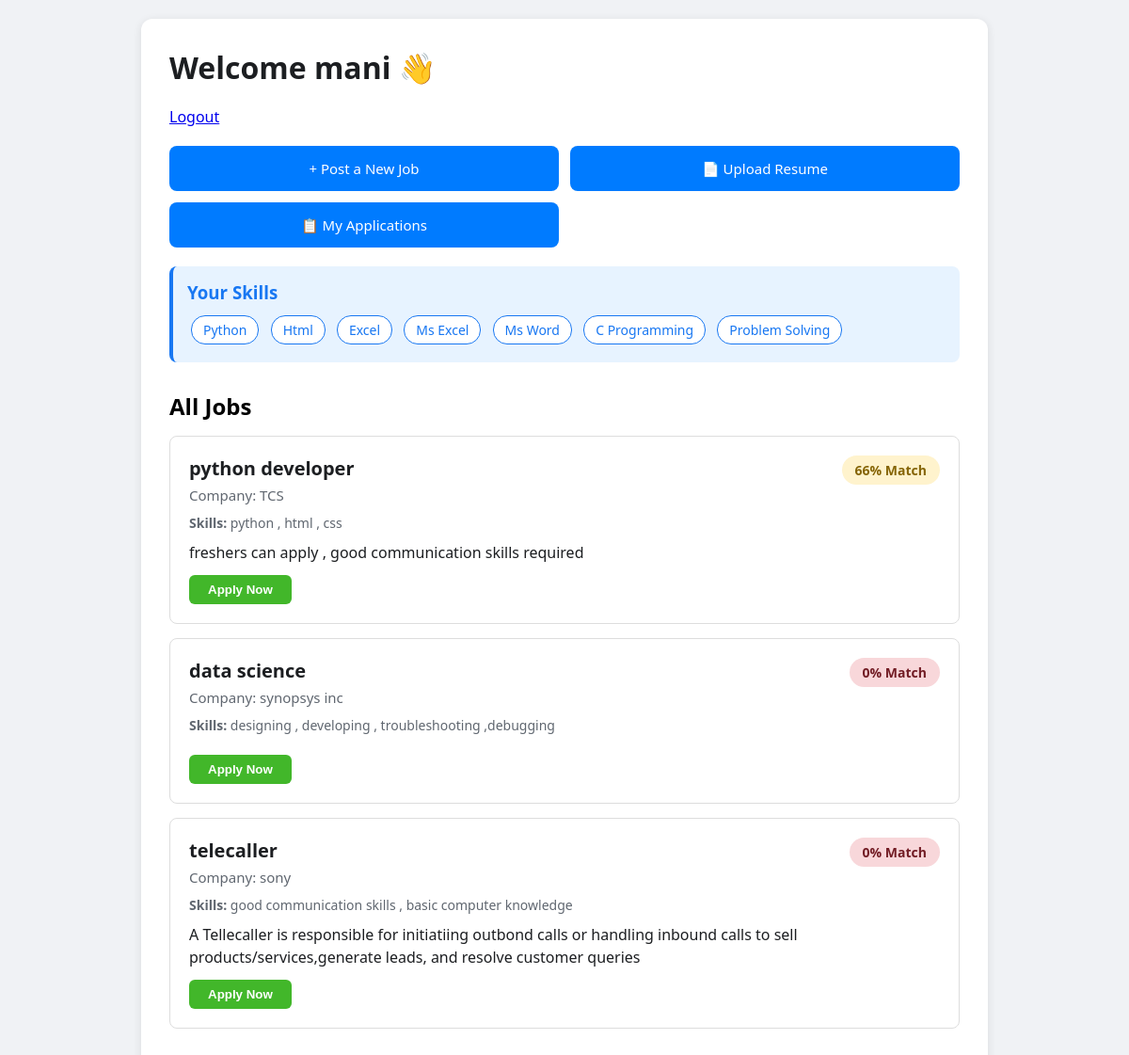
The app's page /dashboard (signed in) with its own data.
### tables this page shows
CREATE TABLE users (
        id INTEGER PRIMARY KEY AUTOINCREMENT,
        name TEXT NOT NULL,
        email TEXT NOT NULL UNIQUE,
        password TEXT NOT NULL,
        skills TEXT
    );

CREATE TABLE jobs (
        id INTEGER PRIMARY KEY AUTOINCREMENT,
        title TEXT NOT NULL,
        company TEXT NOT NULL,
        skills TEXT NOT NULL,
        description TEXT NOT NULL,
        posted_by INTEGER
    , location TEXT, salary TEXT);

### app.py (the view)
@app.route('/dashboard')
def dashboard():
    if 'user_id' not in session:
        return redirect('/login')
    conn = sqlite3.connect('database.db')
    conn.row_factory = sqlite3.Row
    user = conn.execute('SELECT * FROM users WHERE id =?',
                       (session['user_id'],)).fetchone()
    user_skills = []
    if user['skills']:
        user_skills = [s.strip().lower() for s in user['skills'].split(',')]
    applied_jobs = conn.execute('SELECT job_id FROM applications WHERE user_id =?',
                               (session['user_id'],)).fetchall()
    applied_job_ids = [row[0] for row in applied_jobs]
    jobs_data = conn.execute('SELECT * FROM jobs').fetchall() # Ye line miss thi
    conn.close()
    jobs_with_match = []
    for job in jobs_data:
        job_skills = [s.strip().lower() for s in job['skills'].split(',')]
        matched = set(user_skills) & set(job_skills)
        if len(job_skills) > 0:
            match_percent = int((len(matched) / len(job_skills)) * 100)
        else:
            match_percent = 0
        is_applied = job['id'] in applied_job_ids
        jobs_with_match.append({
            'id': job['id'],
            'title': job['title'],
            'company': job['company'],
            'skills': job['skills'],
            'description': job['description'],
            'match': match_percent,
            'applied': is_applied
        })
    jobs_with_match.sort(key=lambda x: x['match'], reverse=True)
    return render_template('dashboard.html', user=user, jobs=jobs_with_match)

### templates/dashboard.html (shortened to what this page needs)
<!DOCTYPE html>
<html>
<head>
    <link rel="stylesheet" href="{{ url_for('static', filename='style.css') }}">
</head>
<body>
    <div class="container">
        <body>
    <div class="welcome-bar">
    <h1>Welcome {{ user['name'] }} 👋</h1>
    <a href="/logout" class="btn-logout-top">Logout</a>
</div>
<div class="dashboard-actions">
    <a href="/add_job" class="btn">+ Post a New Job</a>
    <a href="/upload" class="btn">📄 Upload Resume</a>
    <a href="/my_applications" class="btn">📋 My Applications</a>
</div>
        <div class="skills-box">
            <h3>Your Skills</h3>
            {% if user['skills'] %}
                {% for skill in user['skills'].split(',') %}
                    <span class="skill-tag">{{ skill.strip() }}</span>
                {% endfor %}
            {% else %}
                <p>No skills found. Upload your resume!</p>
            {% endif %}
        </div>
        <h2 style="margin-bottom: 15px;">All Jobs</h2>
        {% if jobs %}
            {% for job in jobs %}
                <div class="job-card">
                    {% if job['match'] >= 70 %}
                        <span class="match-badge match-high">{{ job['match'] }}% Match</span>
                    {% elif job['match'] >= 40 %}
                        <span class="match-badge match-mid">{{ job['match'] }}% Match</span>
                    {% else %}
                        <span class="match-badge match-low">{{ job['match'] }}% Match</span>
                    {% endif %}
                    <div class="job-title">{{ job['title'] }}</div>
                    <div class="job-company">Company: {{ job['company'] }}</div>
                    <div class="job-skills"><b>Skills:</b> {{ job['skills'] }}</div>
                    <div class="job-desc">{{ job['description'] }}</div>
                    {% if job['applied'] %}
                        <button class="apply-btn applied" disabled>Applied ✓</button>
                    {% else %}
                        <a href="/apply/{{ job['id'] }}"><button class="apply-btn">Apply Now</button></a>
                    {% endif %}
                </div>
            {% endfor %}
        {% else %}
            <p>No jobs posted yet.</p>
        {% endif %}
    </div>
</body>
</html>

### static/style.css (style rules this page uses)
* { margin: 0; padding: 0; box-sizing: border-box; }
body { font-family: 'Segoe UI', Tahoma, sans-serif; background: #f0f2f5; padding: 20px; }
.container { max-width: 900px; margin: 0 auto; background: white; padding: 30px; border-radius: 12px; box-shadow: 0 2px 10px rgba(0,0,0,0.1); }
h1 { color: #1c1e21; margin-bottom: 20px; }
.skills-box { background: #e7f3ff; padding: 15px; border-radius: 8px; margin-bottom: 30px; border-left: 4px solid #1877f2; }
.skills-box h3 { color: #1877f2; margin-bottom: 8px; }
.skill-tag { display: inline-block; background: white; padding: 5px 12px; margin: 4px; border-radius: 15px; font-size: 14px; border: 1px solid #1877f2; color: #1877f2; }
.job-card { background: #fff; border: 1px solid #ddd; padding: 20px; margin-bottom: 15px; border-radius: 8px; transition: 0.2s; }
.job-title { font-size: 20px; font-weight: 700; color: #1c1e21; margin-bottom: 5px; }
.job-company { color: #606770; font-size: 15px; margin-bottom: 10px; }
.match-badge { float: right; padding: 6px 14px; border-radius: 20px; font-weight: 700; font-size: 14px; }
.match-mid { background: #fff3cd; color: #856404; }
.match-low { background: #f8d7da; color: #721c24; }
.job-skills { margin: 10px 0; color: #606770; font-size: 14px; }
.job-desc { color: #1c1e21; margin-top: 10px; line-height: 1.5; }
.apply-btn { background: #42b72a; color: white; padding: 8px 20px; border: none; border-radius: 6px; font-weight: 600; cursor: pointer; margin-top: 12px; }
.dashboard-actions { display: grid; grid-template-columns: 1fr 1fr; gap: 12px; margin: 20px 0; }
.btn { display: block; text-align: center; padding: 14px 10px; background: #007bff; color: white; text-decoration: none; border-radius: 8px; font-size: 15px; font-weight: 500; border: none; transition: 0.2s; }

### records on screen
users: name "mani"
jobs: match "66", title "python developer", company "TCS", skills "python , html , css", description "freshers can apply , good communication skills required"
jobs: match "0", title "data science", company "synopsys inc", skills "designing , developing , troubleshooting ,debugging"
jobs: match "0", title "telecaller", company "sony", skills "good communication skills , basic computer knowledge", description "A Tellecaller is responsible for initiatiing outbond calls or handling inbound calls to sell products/services,generate leads, and resolve customer queries"

### other values on screen
{{ skill.strip() }} "Python" "Html" "Excel" "Ms Excel" "Ms Word" "C Programming" "Problem Solving"
